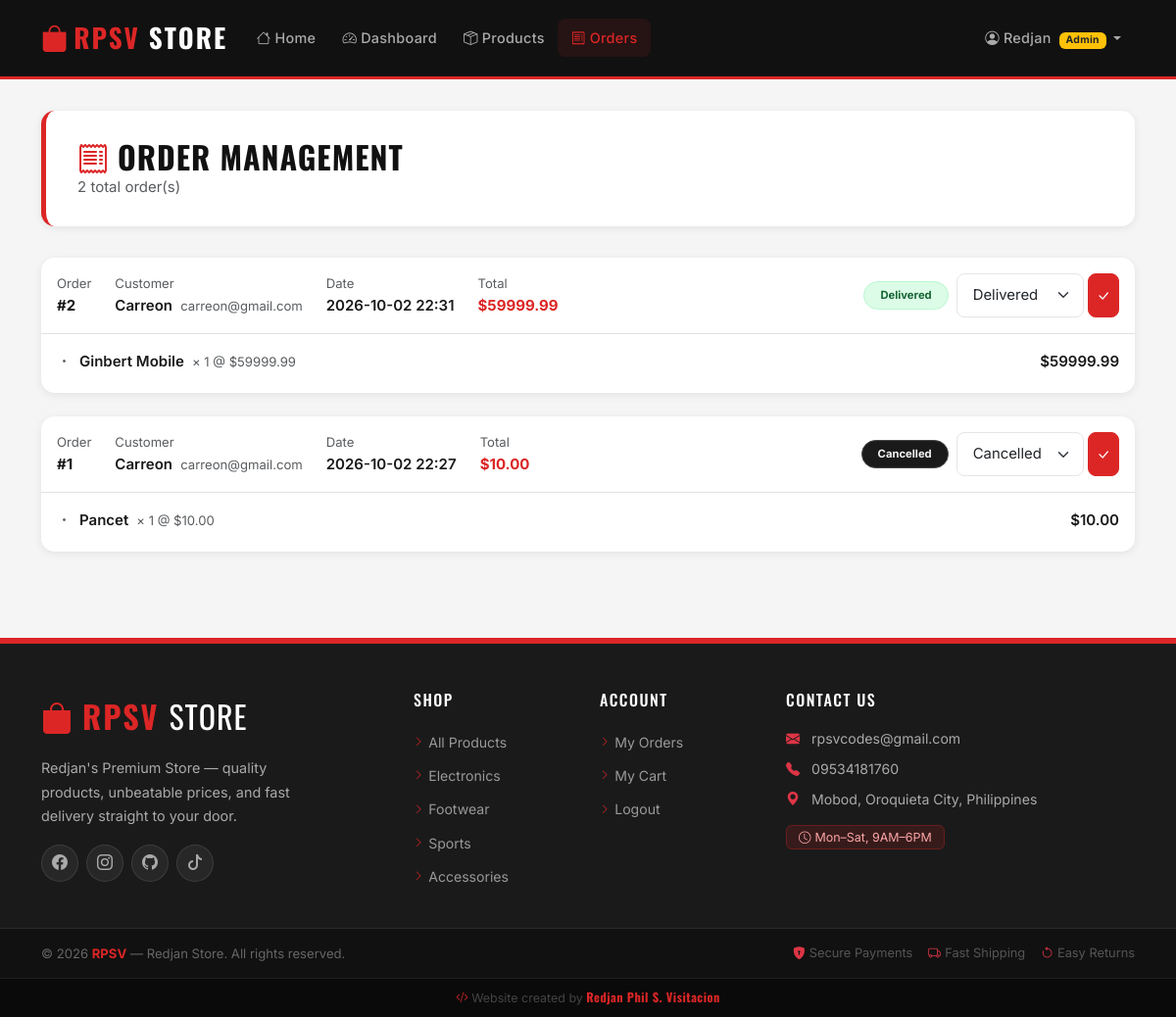
Page /admin/orders (signed in) on the committed database.
### tables this page shows
CREATE TABLE users (
        id INTEGER PRIMARY KEY AUTOINCREMENT,
        username TEXT UNIQUE NOT NULL,
        email TEXT UNIQUE NOT NULL,
        password_hash TEXT NOT NULL,
        role TEXT NOT NULL DEFAULT 'buyer',
        created_at TIMESTAMP DEFAULT CURRENT_TIMESTAMP
    );

CREATE TABLE orders (
        id INTEGER PRIMARY KEY AUTOINCREMENT,
        user_id INTEGER NOT NULL,
        total_amount REAL NOT NULL,
        status TEXT NOT NULL DEFAULT 'Pending',
        created_at TIMESTAMP DEFAULT CURRENT_TIMESTAMP,
        FOREIGN KEY (user_id) REFERENCES users(id)
    );

CREATE TABLE order_items (
        id INTEGER PRIMARY KEY AUTOINCREMENT,
        order_id INTEGER NOT NULL,
        product_id INTEGER NOT NULL,
        quantity INTEGER NOT NULL,
        price_at_purchase REAL NOT NULL,
        FOREIGN KEY (order_id) REFERENCES orders(id),
        FOREIGN KEY (product_id) REFERENCES products(id)
    );

CREATE TABLE products (
        id INTEGER PRIMARY KEY AUTOINCREMENT,
        name TEXT NOT NULL,
        description TEXT,
        price REAL NOT NULL,
        stock INTEGER NOT NULL DEFAULT 0,
        image_url TEXT,
        category TEXT
    );

### app.py (the view)
@app.route('/admin/orders')
@login_required
@admin_required
def admin_orders():
    db = get_db()
    orders = db.execute('''
        SELECT o.*, u.username, u.email FROM orders o
        JOIN users u ON o.user_id = u.id
        ORDER BY o.created_at DESC
    ''').fetchall()
    order_items_map = {}
    for order in orders:
        items = db.execute('''
            SELECT oi.*, p.name FROM order_items oi
            JOIN products p ON oi.product_id = p.id
            WHERE oi.order_id = ?
        ''', (order['id'],)).fetchall()
        order_items_map[order['id']] = items
    return render_template('admin/orders.html', orders=orders, order_items_map=order_items_map)

### templates/admin/orders.html (shortened to what this page needs)
{% extends "base.html" %}
{% block content %}
<div class="page-header">
  <h2><i class="bi bi-receipt me-2 text-primary"></i>Order Management</h2>
  <p class="text-muted mb-0">{{ orders|length }} total order(s)</p>
</div>
{% if orders %}
  {% for order in orders %}
  <div class="table-card mb-4">
    <div class="p-3 border-bottom d-flex align-items-center justify-content-between flex-wrap gap-2">
      <div class="d-flex gap-4 flex-wrap">
        <div>
          <span class="text-muted small d-block">Order</span>
          <span class="fw-bold">#{{ order['id'] }}</span>
        </div>
        <div>
          <span class="text-muted small d-block">Customer</span>
          <span class="fw-semibold">{{ order['username'] }}</span>
          <span class="text-muted small ms-1">{{ order['email'] }}</span>
        </div>
        <div>
          <span class="text-muted small d-block">Date</span>
          <span class="fw-semibold">{{ order['created_at'][:16] }}</span>
        </div>
        <div>
          <span class="text-muted small d-block">Total</span>
          <span class="fw-bold" style="color:var(--primary)">
            ${{ "%.2f"|format(order['total_amount']) }}
          </span>
        </div>
      </div>
      <div class="d-flex align-items-center gap-2">
        <span class="badge rounded-pill badge-{{ order['status']|lower }} px-3 py-2">
          {{ order['status'] }}
        </span>
        <form method="POST"
              action="{{ url_for('admin_update_order', order_id=order['id']) }}"
              class="d-flex gap-1">
          <select name="status" class="form-select form-select-sm" style="width:130px">
            <option value="Delivered" {% if order['status']=='Delivered' %}selected{% endif %}>Delivered</option>
            <option value="Cancelled" {% if order['status']=='Cancelled' %}selected{% endif %}>Cancelled</option>
          </select>
          <button type="submit" class="btn btn-sm btn-primary">
            <i class="bi bi-check-lg"></i>
          </button>
        </form>
      </div>
    </div>
    <div class="p-3">
      {% for item in order_items_map[order['id']] %}
      <div class="d-flex align-items-center gap-2 mb-1
                  {% if not loop.last %}pb-1 border-bottom{% endif %}">
        <i class="bi bi-dot text-muted"></i>
        <span class="fw-semibold">{{ item['name'] }}</span>
        <span class="text-muted small">
          &times; {{ item['quantity'] }} @ ${{ "%.2f"|format(item['price_at_purchase']) }}
        </span>
        <span class="ms-auto fw-semibold">
          ${{ "%.2f"|format(item['price_at_purchase'] * item['quantity']) }}
        </span>
      </div>
      {% endfor %}
    </div>
  </div>
  {% endfor %}
{% else %}
<div class="text-center py-5 form-card">
  <i class="bi bi-receipt" style="font-size:4rem;color:#cbd5e1"></i>
  <h4 class="mt-3 text-muted">No orders yet</h4>
  <p class="text-muted">Orders will appear here when customers make purchases.</p>
</div>
{% endif %}
{% endblock %}

### templates/base.html (shortened to what this page needs)
<!DOCTYPE html>
<html lang="en">
<head>
  <link rel="stylesheet" href="https://cdn.jsdelivr.net/npm/bootstrap@5.3.2/dist/css/bootstrap.min.css" />
  <link rel="stylesheet" href="https://cdn.jsdelivr.net/npm/bootstrap-icons@1.11.3/font/bootstrap-icons.min.css" />
  <link rel="stylesheet" href="{{ url_for('static', filename='css/custom.css') }}" />
</head>
<body>
<nav class="navbar navbar-expand-lg navbar-dark">
  <div class="container">
    <a class="navbar-brand" href="{{ url_for('index') }}">
      <i class="bi bi-bag-fill me-1"></i>RPSV<span> Store</span>
    </a>
    <div class="collapse navbar-collapse" id="navbarNav">
      <ul class="navbar-nav me-auto">
        <li class="nav-item">
          <a class="nav-link {% if request.endpoint == 'index' %}active{% endif %}" href="{{ url_for('index') }}">
            <i class="bi bi-house me-1"></i>Home
          </a>
        </li>
        {% if current_user.is_authenticated and current_user.role == 'admin' %}
        <li class="nav-item">
          <a class="nav-link {% if request.endpoint == 'admin_dashboard' %}active{% endif %}" href="{{ url_for('admin_dashboard') }}">
            <i class="bi bi-speedometer2 me-1"></i>Dashboard
          </a>
        </li>
        <li class="nav-item">
          <a class="nav-link {% if 'admin_product' in request.endpoint %}active{% endif %}" href="{{ url_for('admin_products') }}">
            <i class="bi bi-box-seam me-1"></i>Products
          </a>
        </li>
        <li class="nav-item">
          <a class="nav-link {% if request.endpoint == 'admin_orders' %}active{% endif %}" href="{{ url_for('admin_orders') }}">
            <i class="bi bi-receipt me-1"></i>Orders
          </a>
        </li>
        {% endif %}
      </ul>
      <ul class="navbar-nav ms-auto align-items-center gap-1">
        {% if current_user.is_authenticated %}
          <li class="nav-item dropdown">
            <a class="nav-link dropdown-toggle" href="#" data-bs-toggle="dropdown">
              <i class="bi bi-person-circle me-1"></i>{{ current_user.username }}
              {% if current_user.role == 'admin' %}<span class="badge bg-warning text-dark ms-1" style="font-size:.65rem">Admin</span>{% endif %}
            </a>
          </li>
        {% endif %}
      </ul>
    </div>
  </div>
</nav>
<main class="container py-3">
  {% block content %}{% endblock %}
</main>
<footer class="mt-5">
  <div style="background:#1a1a1a; border-top: 3px solid var(--primary); padding: 3rem 0 2rem;">
    <div class="container">
      <div class="row g-4">
        <div class="col-lg-4 col-md-6">
          <div class="mb-3">
            <span style="font-family:'Oswald',sans-serif; font-size:2rem; font-weight:700; color:var(--primary); letter-spacing:2px;">
              <i class="bi bi-bag-fill me-2"></i>RPSV
            </span>
            <span style="font-family:'Oswald',sans-serif; font-size:2rem; font-weight:400; color:#fff; letter-spacing:1px;">
              STORE
            </span>
          </div>
          <p style="color:#aaa; font-size:.9rem; line-height:1.7; max-width:280px;">
            Redjan's Premium Store — quality products, unbeatable prices, and fast delivery straight to your door.
          </p>
          <div class="d-flex gap-2 mt-3">
            <a href="https://www.facebook.com/redjan.phil.s.visitacion" target="_blank" class="footer-social"><i class="bi bi-facebook"></i></a>
            <a href="https://www.instagram.com/redjanphilsvisitacion" target="_blank" class="footer-social"><i class="bi bi-instagram"></i></a>
            <a href="https://github.com/RedjanVisitacion" target="_blank" class="footer-social"><i class="bi bi-github"></i></a>
            <a href="https://www.tiktok.com/@rpsv_codes" target="_blank" class="footer-social"><i class="bi bi-tiktok"></i></a>
          </div>
        </div>
        <div class="col-lg-2 col-md-6 col-6">
          <h6 style="font-family:'Oswald',sans-serif; color:#fff; font-size:1rem; letter-spacing:1.5px; text-transform:uppercase; margin-bottom:1.2rem;">
            Shop
          </h6>
          <ul class="list-unstyled footer-links">
            <li><a href="{{ url_for('index') }}"><i class="bi bi-chevron-right"></i>All Products</a></li>
            <li><a href="{{ url_for('index', category='Electronics') }}"><i class="bi bi-chevron-right"></i>Electronics</a></li>
            <li><a href="{{ url_for('index', category='Footwear') }}"><i class="bi bi-chevron-right"></i>Footwear</a></li>
            <li><a href="{{ url_for('index', category='Sports') }}"><i class="bi bi-chevron-right"></i>Sports</a></li>
            <li><a href="{{ url_for('index', category='Accessories') }}"><i class="bi bi-chevron-right"></i>Accessories</a></li>
          </ul>
        </div>
        <div class="col-lg-2 col-md-6 col-6">
          <h6 style="font-family:'Oswald',sans-serif; color:#fff; font-size:1rem; letter-spacing:1.5px; text-transform:uppercase; margin-bottom:1.2rem;">
            Account
          </h6>
          <ul class="list-unstyled footer-links">
            {% if current_user.is_authenticated %}
            <li><a href="{{ url_for('my_orders') }}"><i class="bi bi-chevron-right"></i>My Orders</a></li>
            <li><a href="{{ url_for('cart') }}"><i class="bi bi-chevron-right"></i>My Cart</a></li>
            <li><a href="{{ url_for('logout') }}"><i class="bi bi-chevron-right"></i>Logout</a></li>
            {% else %}
            <li><a href="{{ url_for('login') }}"><i class="bi bi-chevron-right"></i>Login</a></li>
            <li><a href="{{ url_for('register') }}"><i class="bi bi-chevron-right"></i>Register</a></li>
            {% endif %}
          </ul>
        </div>
        <div class="col-lg-4 col-md-6">
          <h6 style="font-family:'Oswald',sans-serif; color:#fff; font-size:1rem; letter-spacing:1.5px; text-transform:uppercase; margin-bottom:1.2rem;">
            Contact Us
          </h6>
          <ul class="list-unstyled" style="color:#aaa; font-size:.88rem;">
            <li class="mb-2">
              <i class="bi bi-envelope-fill text-danger me-2"></i>
              rpsvcodes@gmail.com
            </li>
            <li class="mb-2">
              <i class="bi bi-telephone-fill text-danger me-2"></i>
              09534181760
            </li>
            <li class="mb-2">
              <i class="bi bi-geo-alt-fill text-danger me-2"></i>
              Mobod, Oroquieta City, Philippines
            </li>
            <li class="mt-3">
              <span style="background:rgba(220,38,38,.15); border:1px solid rgba(220,38,38,.3); color:#fca5a5; border-radius:6px; padding:4px 12px; font-size:.78rem;">
                <i class="bi bi-clock me-1"></i>Mon–Sat, 9AM–6PM
              </span>
            </li>
          </ul>
        </div>
      </div>
    </div>
  </div>
  <div style="background:#111; border-top:1px solid #2a2a2a; padding:.9rem 0;">
    <div class="container d-flex flex-wrap justify-content-between align-items-center gap-2">
      <p class="mb-0" style="color:#666; font-size:.82rem;">
        &copy; 2026 <strong style="color:#dc2626;">RPSV</strong> — Redjan Store. All rights reserved.
      </p>
      <div class="d-flex gap-3" style="font-size:.8rem; color:#555;">
        <span><i class="bi bi-shield-lock-fill text-danger me-1"></i>Secure Payments</span>
        <span><i class="bi bi-truck text-danger me-1"></i>Fast Shipping</span>
        <span><i class="bi bi-arrow-counterclockwise text-danger me-1"></i>Easy Returns</span>
      </div>
    </div>
  </div>
  <div style="background:#0a0a0a; padding:.55rem 0; border-top:1px solid #1e1e1e;">
    <div class="container text-center">
      <p class="mb-0" style="font-size:.78rem; color:#444;">
        <i class="bi bi-code-slash" style="color:#dc2626;"></i>
        Website created by
        <strong style="color:#dc2626; font-family:'Oswald',sans-serif; letter-spacing:.5px;">
          Redjan Phil S. Visitacion
        </strong>
      </p>
    </div>
  </div>
</footer>
</body>
</html>

### rows in the picture
users: username "Redjan"
orders: id "2", username "Carreon", email "carreon@gmail.com", created_at "2026-10-02 22:31", total_amount "59999.99", status "Delivered"
order_items: name "Ginbert Mobile", quantity "1", price_at_purchase "59999.99", item['price_at_purchase']*item['quantity'] "59999.99"
orders: id "1", username "Carreon", email "carreon@gmail.com", created_at "2026-10-02 22:27", total_amount "10.00", status "Cancelled"
order_items: name "Pancet", quantity "1", price_at_purchase "10.00", item['price_at_purchase']*item['quantity'] "10.00"

### other values in the picture
{{ orders|length }} "2"
